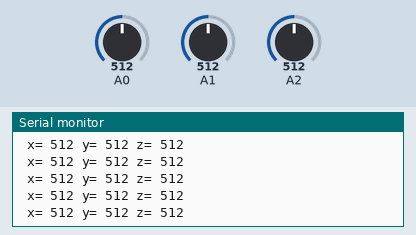
Bench run of a sketch on a simulated Arduino Uno, built with avr-gcc and run on an emulated ATmega328P. Shown: the last lines printed to the serial monitor. Inputs (shaded band) come from the test bench; at power-on: A1 = 512, A0 = 512, A2 = 512.

Above: at 7.2 s.
7.3 s: A1 set to 987
At 7.37 s:
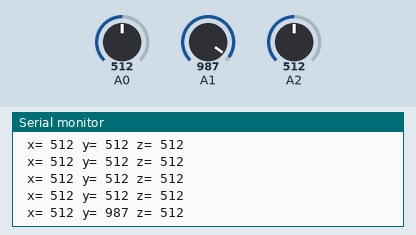
10.3 s: A1 set to 1018
At 10.3 s:
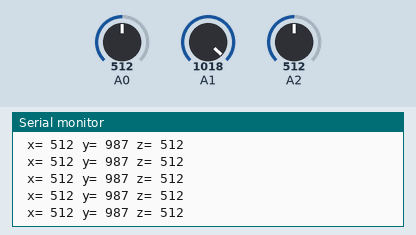
Timing chart, 0 to 12.8 s (numbered marks = the images above; inputs shaded):
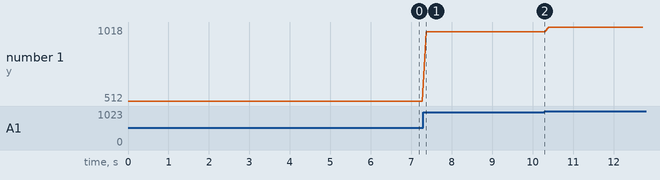

The sketch:

x_y_z.ino
```cpp
int x,y,z;

void setup() {
 // pinMode(A0,INPUT);pinMode(A1,INPUT);pinMode(A2,INPUT);
  Serial.begin(19200);
}

void loop() {
 x=analogRead(A0);
 y=analogRead(A1);
 z=analogRead(A2);

 Serial.print(" x= ");
 Serial.print(x);
 Serial.print(" y= ");
 Serial.print(y);
 Serial.print(" z= ");
 Serial.println(z);

 delay(100);
}
```

Measured:
- after the input at 7.3 s, the serial monitor: prints a new line after 0.07 s (image 1)
- plotted number 1: 512 → 987 after the input at 7.3 s, 987 → 1018 after the input at 10.3 s
